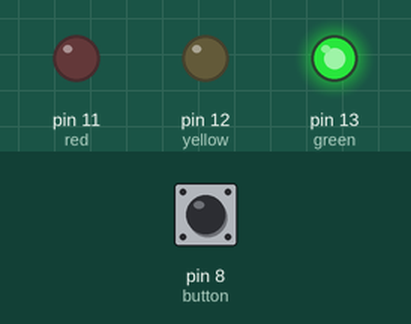
A sketch run on a simulated Arduino Uno, built with avr-gcc and run on an emulated ATmega328P. Parts: output pins drawn as LEDs (lit = HIGH). Dashed ring = blinking. The inputs (shaded band) are chosen by the test bench; at power-on: pin 8 (button) HIGH.

Above: at 1.2 s.
1.3 s: pin 8 (button) pulled LOW for 0.15 s
At 2.6 s:
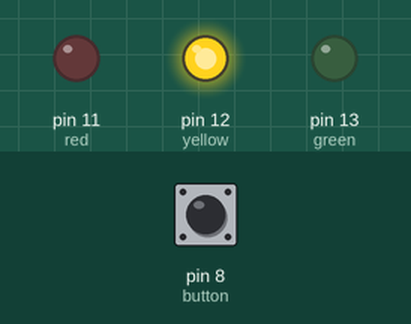
2.9 s: pin 8 (button) pulled LOW for 1 s
At 5.1 s:
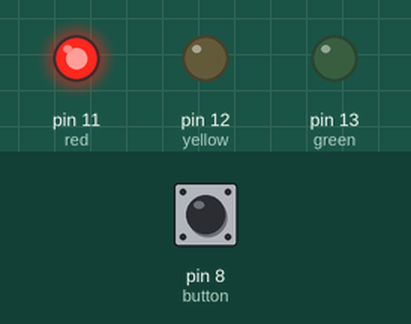
5.4 s: pin 8 (button) pulled LOW for 3.2 s
At 8.7 s:
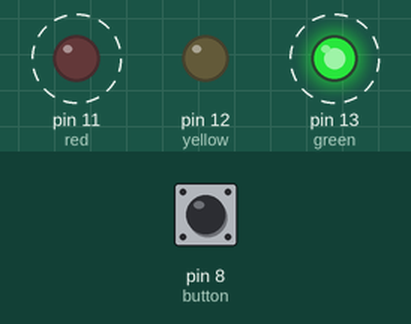
11.1 s: pin 8 (button) pulled LOW for 0.15 s
At 14.9 s:
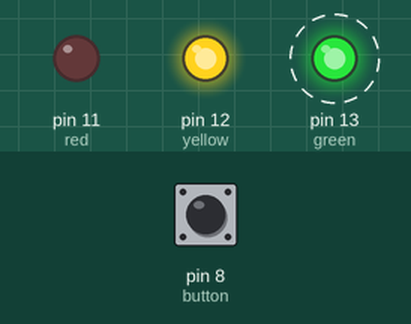
Timing chart, 0 to 21.2 s (numbered marks = the images above; inputs shaded):
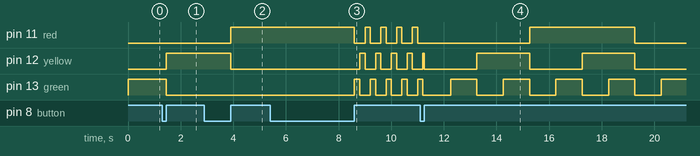

Measured:
- after the input at 1.3 s, pin 12 (yellow): LOW → HIGH after 0.15 s; pin 13 (green): HIGH → LOW after 0.15 s
- after the input at 2.9 s, pin 11 (red): LOW → HIGH after 1.0 s; pin 12 (yellow): HIGH → LOW after 1.0 s
- after the input at 5.4 s, pin 11 (red), pin 13 (green): alternates HIGH for 0.20 s and LOW for 0.40 s, starting after 3.2 s; pin 12 (yellow): alternates HIGH for 0.20 s and LOW for 0.40 s, starting after 3.4 s
- after the input at 11.1 s, pin 13 (green): alternates HIGH for 1.0 s and LOW for 1.0 s, starting after 1.2 s

The sketch:

PoeLab1.ino
```cpp
int red = 11;
int yellow = 12;
int green = 13;
int button = 8;
int state = 0;
bool pressed = false;
long t0 = 0;
int pos = 0;
// Messages = SOS and HELLO WORLD
// 0 = space, 1 = dot, 2 = dash
const byte MESSAGE1[] = {1,1,1,0,2,2,2,0,1,1,1};
const byte MESSAGE2[] = {1,1,1,1,0,1,0,1,2,1,1,0,1,2,1,1,0,2,2,2,0,0,0,1,2,2,0,2,2,2,0,1,2,1,0,1,2,1,1,0,2,1,1};
const int DOT = 500;
const int SPACE = 750;
const int DASH = 1500;
const int GAP = 100;
const int END = 3000;
const int CYCLE_TIME = 200;

void setup() {
  pinMode(red, OUTPUT);
  pinMode(yellow, OUTPUT);
  pinMode(green, OUTPUT);
  pinMode(button, INPUT);
}

void loop() {
  // Check for button press
  if(!digitalRead(button)) {
    pressed = false;
  } else if(!pressed) {
    pressed = true;
    state++;
    state = state%8;
    t0 = millis();
    pos = 0;
    setLEDs(LOW,LOW,LOW);
  }
  // State 0: All off
  if(state==0) {
    setLEDs(LOW,LOW,LOW);
  }
  // State 1: Green
  if(state==1) {
    setLEDs(LOW,LOW,HIGH);
  }
  // State 2: Yellow
  if(state==2) {
    setLEDs(LOW,HIGH,LOW);
  }
  // State 3: Red
  if(state==3) {
    setLEDs(HIGH,LOW,LOW);
  }
  // State 4: Cycle
  if(state==4) {
    switch(int((millis()-t0)/CYCLE_TIME)%3) {
      case 0: setLEDs(LOW,LOW,HIGH); break;
      case 1: setLEDs(LOW,HIGH,LOW); break;
      case 2: setLEDs(HIGH,LOW,LOW); break;
    }
  }
  // State 5: Binary counter
  if(state==5) {
    int secs = int((millis()-t0)/1000)%8;
    setLEDs((secs/4)%2*HIGH,(secs/2)%2*HIGH,secs%2*HIGH);
  }
  // State 6: Morse code message
  if(state>=6) {
    byte *message;
    int len = 0;
    switch(state){
      case 6: message = MESSAGE1; len = sizeof(MESSAGE1); break;
      case 7: message = MESSAGE2; len = sizeof(MESSAGE2); break;
    }
    if(int((millis()-t0)/(DASH+GAP))>0) {
      if(pos>len) { // End message
        t0 = millis()+END;
        setLEDs(LOW,LOW,LOW);
        pos = -1;
      }
      else if(message[pos]==1) { // Dot
        t0 = millis()-(DASH-DOT);
        setLEDs(HIGH,HIGH,HIGH);
      }
      else if(message[pos]==2) { // Dash
        t0 = millis();
        setLEDs(HIGH,HIGH,HIGH);
      } else { // Space
        t0 = millis()-(DASH-SPACE);
        setLEDs(LOW,LOW,LOW);
      }
      pos++;
    }
    if(int((millis()-t0)/DASH)) { // Short spaces
      setLEDs(LOW,LOW,LOW);
    }
  }
  delay(5);
}

void setLEDs(int r, int y, int g) {
  digitalWrite(red, r);
  digitalWrite(yellow, y);
  digitalWrite(green, g);
}
```
